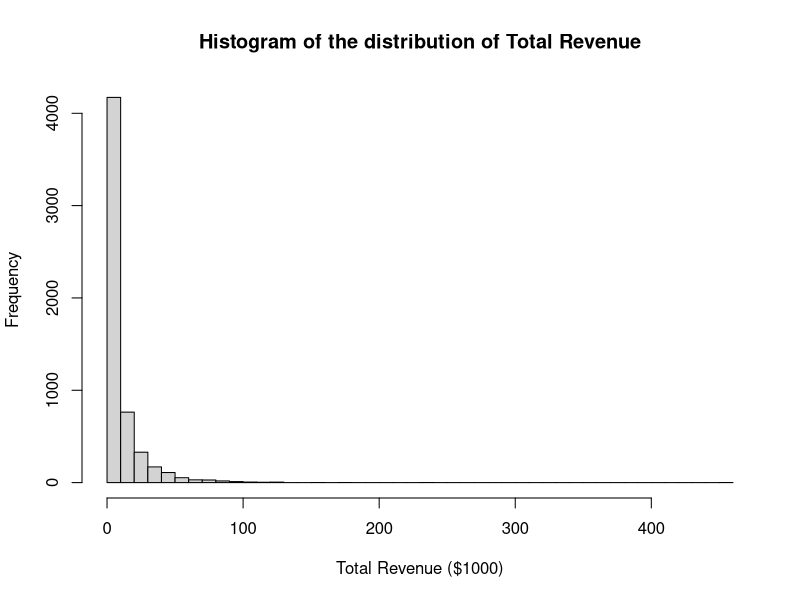
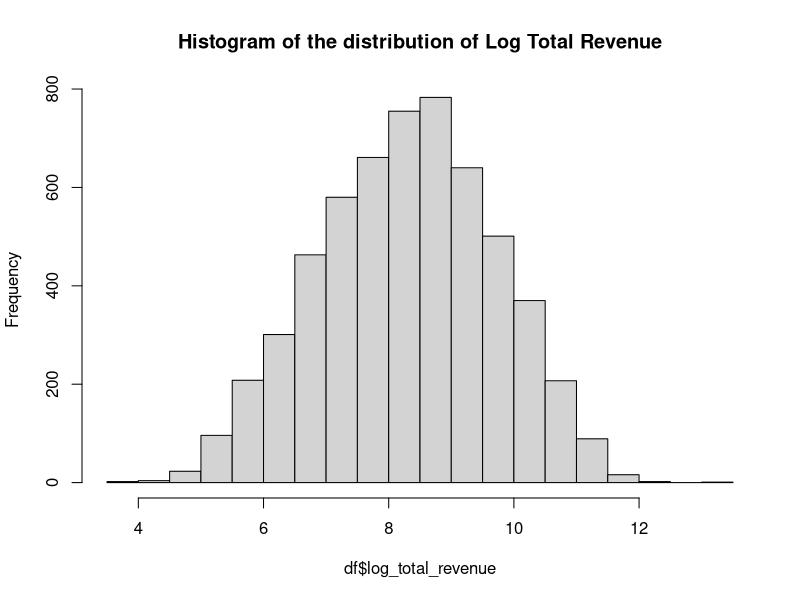
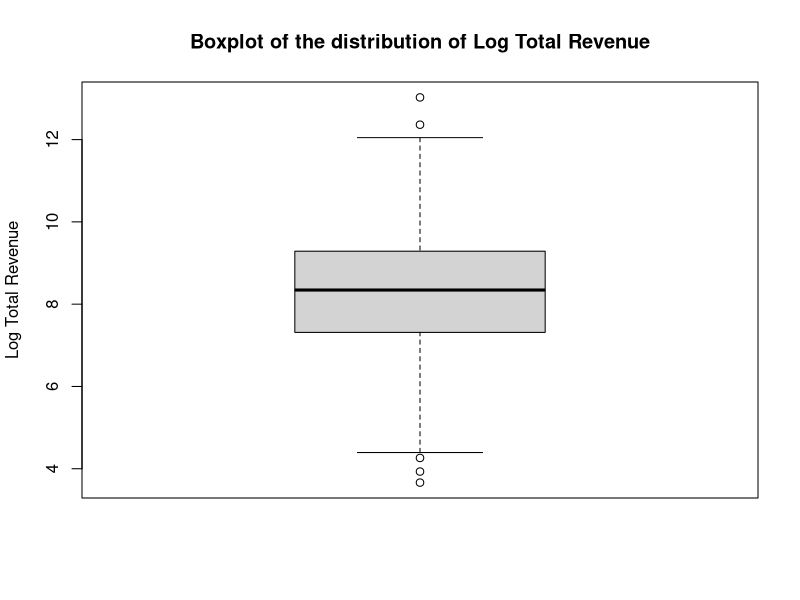
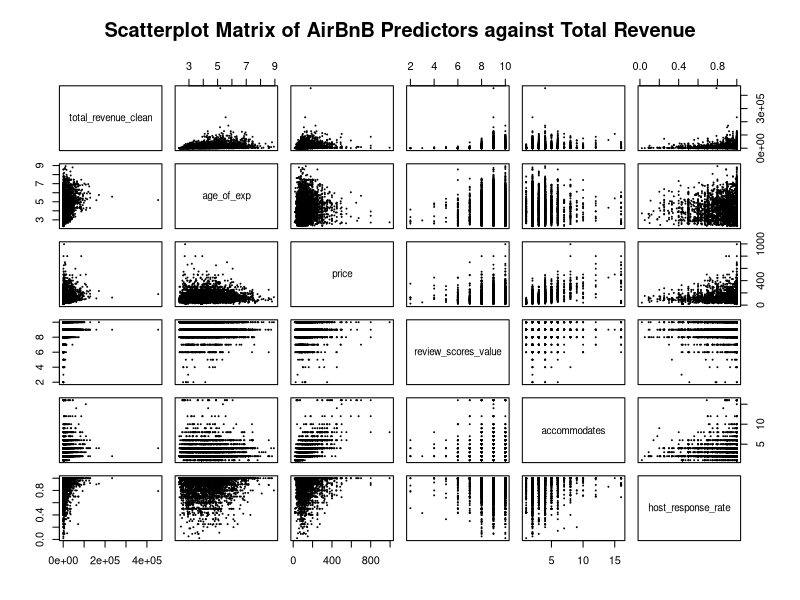
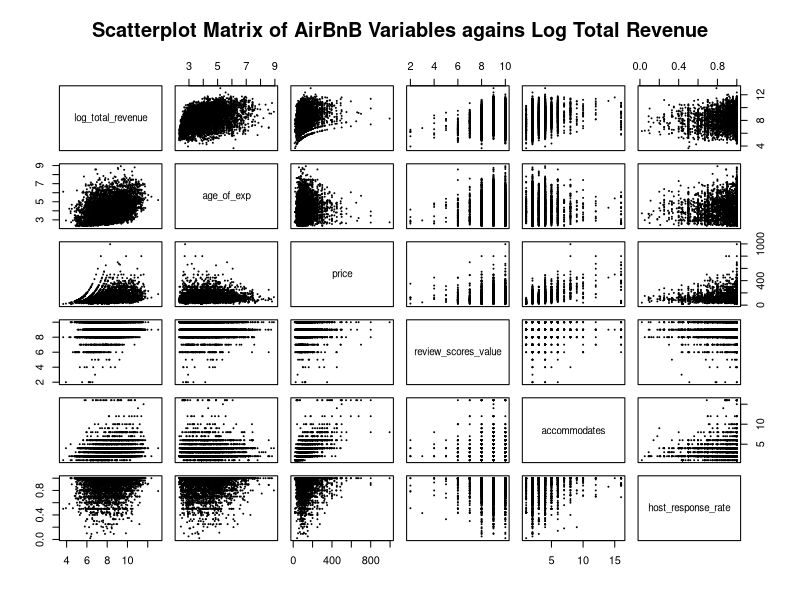
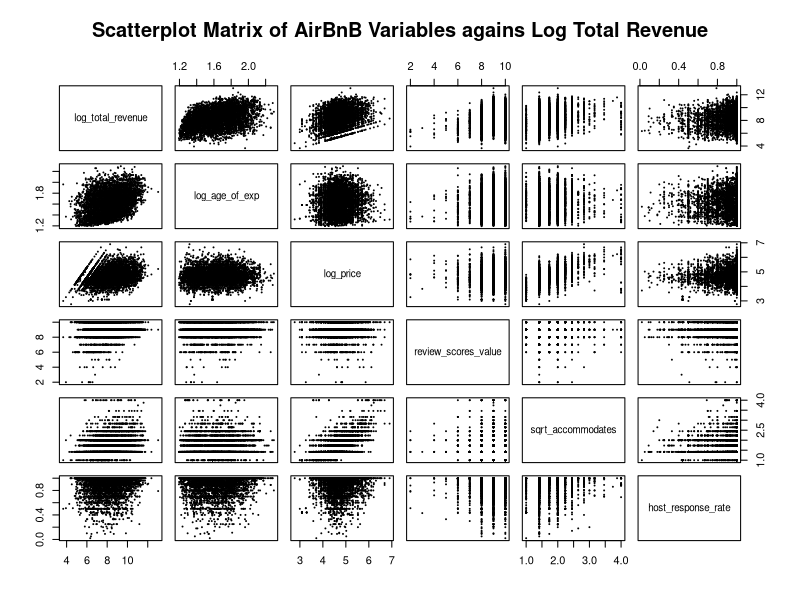
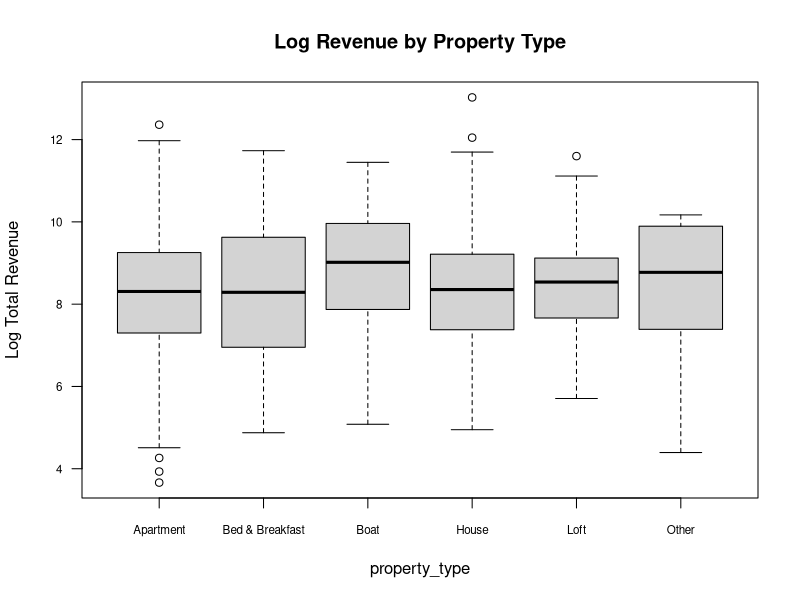
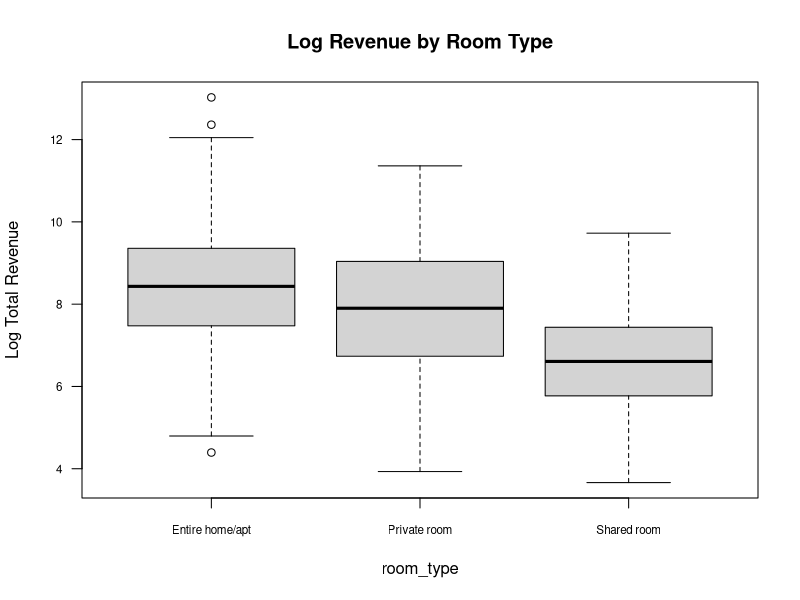

Here is the R script that generated these plots, in order:
## ---- chunk 1
knitr::opts_chunk$set(echo = TRUE)
library(readr)
df <- read_csv("AirBnB.csv")
## ---- chunk 2
library(dplyr)

df <- read_csv("AirBnB.csv")
df <- df %>% 
  dplyr::select(
    -host_id,
    -host_name,
    -host_since_year,
    -host_since_anniversary,
    -matches("Customer Since"),
    -zipcode,
    -id, 
    -city,
    -state,
    -country,
    -latitude,
    -longitude,
    -matches("customers...50..review.rate"),
    -number_of_reviews
    )

df <- df %>%
  rename(
    age_of_exp = "Age in years",
    total_revenue = "Total Rev",
    rev_per_2_guest = "Daily Rev per 2 guests, unless limited to 1",
    min_cost_per_night = "Min Nights",
    neighbourhood = neighbourhood_cleansed,
    city = city_translated,
    state = state_translated,
  )

## ---- chunk 3

df$total_revenue <- as.character(df$total_revenue)
df$total_revenue_clean <- gsub("[$,]", "", df$total_revenue)
df <- df[!is.na(suppressWarnings(as.numeric(df$total_revenue_clean))), ]
df$total_revenue_clean <- as.numeric(df$total_revenue_clean)
df$total_revenue <- NULL
df$log_total_revenue <- log(df$total_revenue_clean + 1)

df$rev_per_2_guest <- as.character(df$rev_per_2_guest)
df$rev_per_2_guest_clean <- gsub("[$,]", "", df$rev_per_2_guest)
df <- df[!is.na(suppressWarnings(as.numeric(df$rev_per_2_guest_clean))), ]
df$rev_per_2_guest_clean <- as.numeric(df$rev_per_2_guest_clean)
df$rev_per_2_guest <- NULL

df$host_response_rate <- as.character(df$host_response_rate)
df <- df[!is.na(suppressWarnings(as.numeric(df$host_response_rate))), ]
df$host_response_rate <- as.numeric(df$host_response_rate)

df$price <- as.character(df$price)
df$price <- as.numeric(gsub("[$[:space:]]", "", df$price))
df <- df[!is.na(suppressWarnings(as.numeric(df$price))), ]
df$price <- as.numeric(df$price)
df$log_price <- log(df$price + 1)
df$log_review_scores_value <- log(df$review_scores_value + 1)
df$log_age_of_exp <- log(df$age_of_exp + 1)
df$sqrt_age_of_exp <- sqrt(df$age_of_exp)
df$log_review_scores_rating <- log(df$review_scores_rating + 1)
df$log_accommodates <- log(df$accommodates + 1)
df$sqrt_accommodates <- sqrt(df$accommodates)
df$log_host_response_rate <- log(df$host_response_rate + 1)
df$minimum_nights <- as.numeric(gsub("[$[:space:]]", "", df$minimum_nights))
## ---- chunk 4
df$neighbourhood <- NULL
df$city <- NULL
df$state <- NULL
df$bathrooms <- NULL
df$bedrooms <- NULL
df$beds <- NULL
df$bed_type <- NULL
df$guests_included <- NULL
df$extra_people <- NULL
df$minimum_nights <- NULL
df$review_scores_accuracy <- NULL
df$review_scores_rating <- NULL
df$review_scores_cleaniness <- NULL
df$review_scores_checkin <- NULL
df$review_scores_communication <- NULL
df$review_scores_location <- NULL
df <- na.omit(df)
head(df)
## ---- chunk 5
hist(df$total_revenue_clean/1000, breaks=40, main = "Histogram of the distribution of Total Revenue", xlab = "Total Revenue ($1000)") # Not normally distributed, likely not good for linear regression unless undergoes transformation
## ---- chunk 6
hist(df$log_total_revenue, breaks=20, main = "Histogram of the distribution of Log Total Revenue") # Looks more normally distributed, more fit for linear regression, thus we investigate log total revenue
## ---- chunk 7
boxplot(df$log_total_revenue, main = "Boxplot of the distribution of Log Total Revenue", ylab = "Log Total Revenue") # helps better visualize distribution is less skewed
## ---- chunk 8
pairs(~ total_revenue_clean + age_of_exp  + price + review_scores_value + accommodates + host_response_rate, data = df, 
      main = "Scatterplot Matrix of AirBnB Predictors against Total Revenue", cex = 0.01) 
  # Notice that the relationships don't see too linear but there is a definite pattern. 

## ---- chunk 9
pairs(~ log_total_revenue + age_of_exp + price + review_scores_value + accommodates + host_response_rate, data = df, 
      main = "Scatterplot Matrix of AirBnB Variables agains Log Total Revenue", cex = 0.01)
  # The predictors starts to look more like it is plausible for a transformation to be in a linear model
## ---- chunk 10
pairs(~ log_total_revenue + log_age_of_exp + log_price + review_scores_value + sqrt_accommodates + host_response_rate, data = df, 
      main = "Scatterplot Matrix of AirBnB Variables agains Log Total Revenue", cex = 0.01)
  # The predictors now look like they could be used to fit a linear model
## ---- chunk 11
df_property_type <- df %>%
  add_count(property_type) %>%
  filter(n >= 10) %>%           
  select(-n)
boxplot(log_total_revenue ~ property_type, data = df_property_type,
        main = "Log Revenue by Property Type",
        ylab = "Log Total Revenue", las = 1, cex.axis = 0.7) 
# Not Very Suitable by observation
## ---- chunk 12
boxplot(log_total_revenue ~ room_type, data = df,
        main = "Log Revenue by Room Type",
        ylab = "Log Total Revenue", las = 1, cex.axis = 0.7)
# We see a good distinguishing factor between all 3 variables, especially 
# between shared room and others
## ---- chunk 13
boxplot(log_total_revenue ~ host_response_time, data = df,
        main = "Log Revenue by host response time",
        ylab = "Log Total Revenue", las = 1, cex.axis = 0.7)
# We see a non-trivial relationship here, but it is marginal compared to 
# room_type as a categorical predictor
## ---- chunk 14
df$property_type <- as.factor(df$room_type)
log_model_with_cat <- lm(
  log_total_revenue ~ log_age_of_exp + log_price + review_scores_value + sqrt_accommodates + host_response_rate + room_type, 
  data = as.data.frame(df), y = TRUE
)
summary(log_model_with_cat)
## ---- chunk 15
plot(log_model_with_cat$fitted.values, df$log_total_revenue, cex = 0.01, abline(0,1, col="red"), main = "Fitted Log Total Revenue vs Actual Log Total Revenue", xlab = "Fitted Log Total Revenue", ylab = "Actual Log Total Revenue")
## ---- chunk 16
layout(matrix(c(1,1,2,3), 2, 2, byrow = TRUE))
plot(log_model_with_cat, which = 1, cex = 0.01) # Slight bend present, but zero mean 
# satisfied and overall uniform. Bend may be caused by sparse data for extreme values
rstandardized <- rstandard(log_model_with_cat)
hist(rstandardized, xlab = "Standardized Residuals", main = "Standardized Residual of Fitted Model")
# Looks approx similar to N(0,1)
plot(log_model_with_cat, which = 2, cex=0.7) # Deviations present at extreme values, 
# but is pretty much on the line for theoretical quantiles between -2 and 2. 
## ---- chunk 17
library(MASS)
library(psych)
b <- boxcox(log_model_with_cat)
lambda <- b$x[which.max(b$y)]
lambda
geom_mean <- geometric.mean(df$log_total_revenue) # number of observations without NA
log_total_revenue_transformed <- geom_mean ^ (1-lambda) * (df$log_total_revenue^lambda - 1) / lambda
df$log_total_revenue_transformed <- log_total_revenue_transformed
box_cox_log_model_with_cat <- lm(
  log_total_revenue_transformed ~ log_age_of_exp + log_price + review_scores_value + sqrt_accommodates + host_response_rate + room_type, 
  data = df, y = TRUE
)
summary(box_cox_log_model_with_cat)
## ---- chunk 18
plot(box_cox_log_model_with_cat, which = 1, cex = 0.01) # Minimal improvement observed
## ---- chunk 19
plot(box_cox_log_model_with_cat, which = 2, cex=0.7) # Minimal improvement observed
